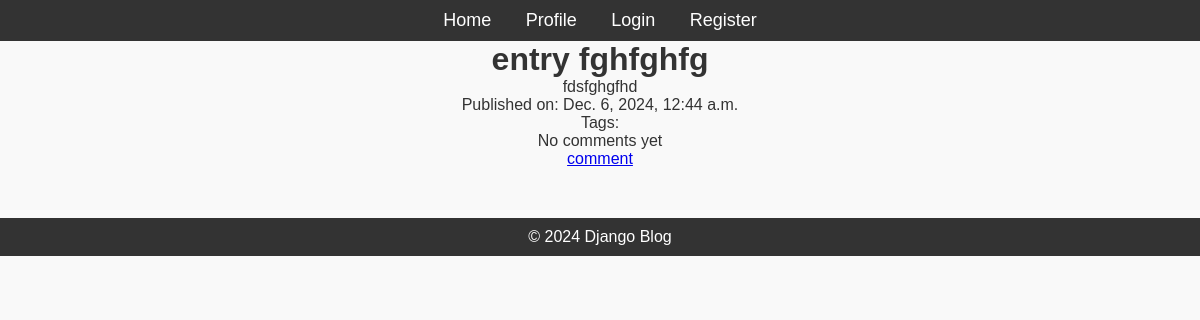
Screenshot of /post_list/4/ with the database file from the repository.
### blog/models.py (models this page shows)
class Post(models.Model):
    title = models.CharField(max_length=200)
    content = models.TextField()
    published_date = models.DateTimeField(auto_now_add=True)
    author = models.ForeignKey(User, on_delete=models.CASCADE, related_name='posts')
    tag = TaggableManager()

### blog/views.py (the view)
# urls.py: path('post_list/<int:pk>/', DetailView.as_view(), name='post_detail'),
class DetailView(DetailView):
    model = Post
    template_name = 'blog/post_details.html'
    context_object_name = 'post'
    def get_queryset(self):
        return Post.objects.filter(id = self.kwargs['pk'])

### blog/templates/blog/post_details.html (shortened to what this page needs)
{% extends 'blog/base.html' %}{% block title%} {{post.title}} {% endblock %}
{%load static %}
{% block content %}
<h1>{{ post.title }}</h1>
<p>{{ post.content }}</p>
<p>Published on: {{ post.published_date }}</p>
<p>Tags:
</p>
{%for comment in post.comments.all%}
<ul>
    <p> {{comment.author}} : {{comment.content}} </p>
</ul>
{%empty%}
<p>No comments yet</p>
{%endfor%}
<a href="{% url 'create_comment' post.pk %}"> comment</a>
{% endblock %}

### blog/static/css/styles.css (style rules this page uses)
* { margin: 0; padding: 0; box-sizing: border-box; }
body { font-family: Arial, sans-serif; background-color: #f9f9f9; color: #333; }

### rows the page displays
Post: title "entry fghfghfg", content "fdsfghgfhd", published_date "Dec. 6, 2024, 12:44 a.m."
